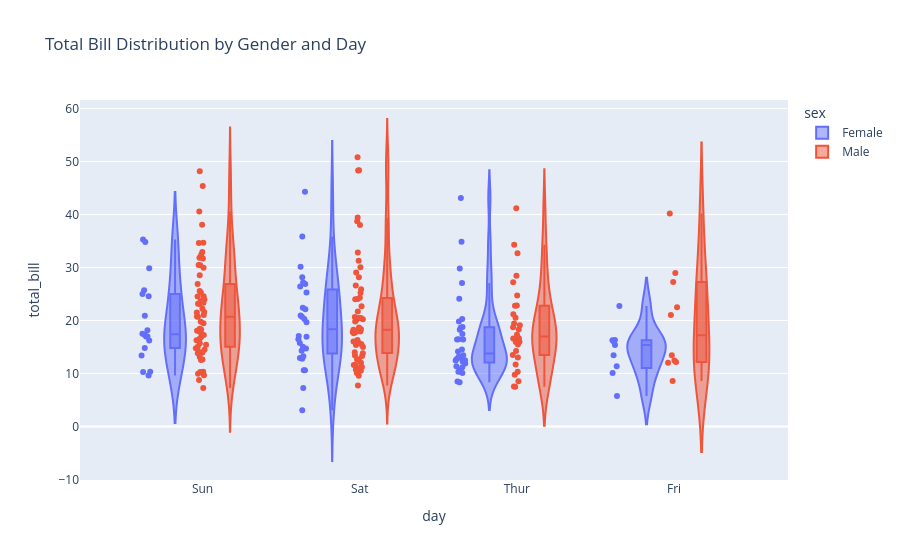

Notebook code for this chart:
### Code cell
# Violin Plot
fig = px.violin(tips, x='day', y='total_bill', color='sex', box=True, points='all', title='Total Bill Distribution by Gender and Day')
fig.show()

### Figure 1 — Plotly figure (JSON) as saved in the notebook; plotly's stock layout.template omitted (floating-point values rounded to 4 significant figures; data arrays with more than 128 entries replaced by an {"elided": "..."} marker saying what was removed)
{"data": [{"alignmentgroup": "True", "box": {"visible": true}, "hovertemplate": "sex=Female<br>day=%{x}<br>total_bill=%{y}<extra></extra>", "legendgroup": "Female", "marker": {"color": "#636efa"}, "name": "Female", "offsetgroup": "Female", "orientation": "v", "points": "all", "scalegroup": "True", "showlegend": true, "type": "violin", "x": ["Sun", "Sun", "Sun", "Sun", "Sun", "Sun", "Sat", "Sat", "Sat", "Sat", "Sat", "Sat", "Sun", "Sun", "Sat", "Sat", "Sat", "Sat", "Sat", "Sat", "Sat", "Thur", "Thur", "Fri", "Fri", "Fri", "Fri", "Fri", "Sat", "Sat", "Sat", "Sat", "Sat", "Sun", "Sun", "Thur", "Thur", "Thur", "Thur", "Thur", "Thur", "Thur", "Thur", "Thur", "Thur", "Thur", "Thur", "Thur", "Thur", "Thur", "Thur", "Thur", "Thur", "Thur", "Thur", "Thur", "Thur", "Sun", "Sun", "Sun", "Sun", "Sun", "Sat", "Sat", "Sun", "Sun", "Sun", "Thur", "Thur", "Thur", "Thur", "Thur", "Thur", "Thur", "Sat", "Sat", "Sat", "Sat", "Sat", "Fri", "Fri", "Fri", "Fri", "Sat", "Sat", "Sat", "Thur"], "x0": " ", "xaxis": "x", "y": [16.99, 24.59, 35.26, 14.83, 10.33, 16.97, 20.29, 15.77, 19.65, 15.06, 20.69, 16.93, 10.29, 34.81, 26.41, 16.45, 3.07, 17.07, 26.86, 25.28, 14.73, 10.07, 34.83, 5.75, 16.32, 22.75, 11.35, 15.38, 44.3, 22.42, 20.92, 14.31, 7.25, 25.71, 17.31, 10.65, 12.43, 24.08, 13.42, 12.48, 29.8, 14.52, 11.38, 20.27, 11.17, 12.26, 18.26, 8.51, 10.33, 14.15, 13.16, 17.47, 27.05, 16.43, 8.35, 18.64, 11.87, 29.85, 25, 13.39, 16.21, 17.51, 10.59, 10.63, 9.6, 20.9, 18.15, 19.81, 43.11, 13, 12.74, 13, 16.4, 16.47, 12.76, 13.27, 28.17, 12.9, 30.14, 13.42, 15.98, 16.27, 10.09, 22.12, 35.83, 27.18, 18.78], "y0": " ", "yaxis": "y"}, {"alignmentgroup": "True", "box": {"visible": true}, "hovertemplate": "sex=Male<br>day=%{x}<br>total_bill=%{y}<extra></extra>", "legendgroup": "Male", "marker": {"color": "#EF553B"}, "name": "Male", "offsetgroup": "Male", "orientation": "v", "points": "all", "scalegroup": "True", "showlegend": true, "type": "violin", "x": {"elided": "157 str values"}, "x0": " ", "xaxis": "x", "y": {"elided": "157 float values"}, "y0": " ", "yaxis": "y"}], "layout": {"legend": {"title": {"text": "sex"}, "tracegroupgap": 0}, "title": {"text": "Total Bill Distribution by Gender and Day"}, "violinmode": "group", "xaxis": {"anchor": "y", "domain": [0, 1], "title": {"text": "day"}}, "yaxis": {"anchor": "x", "domain": [0, 1], "title": {"text": "total_bill"}}}}
